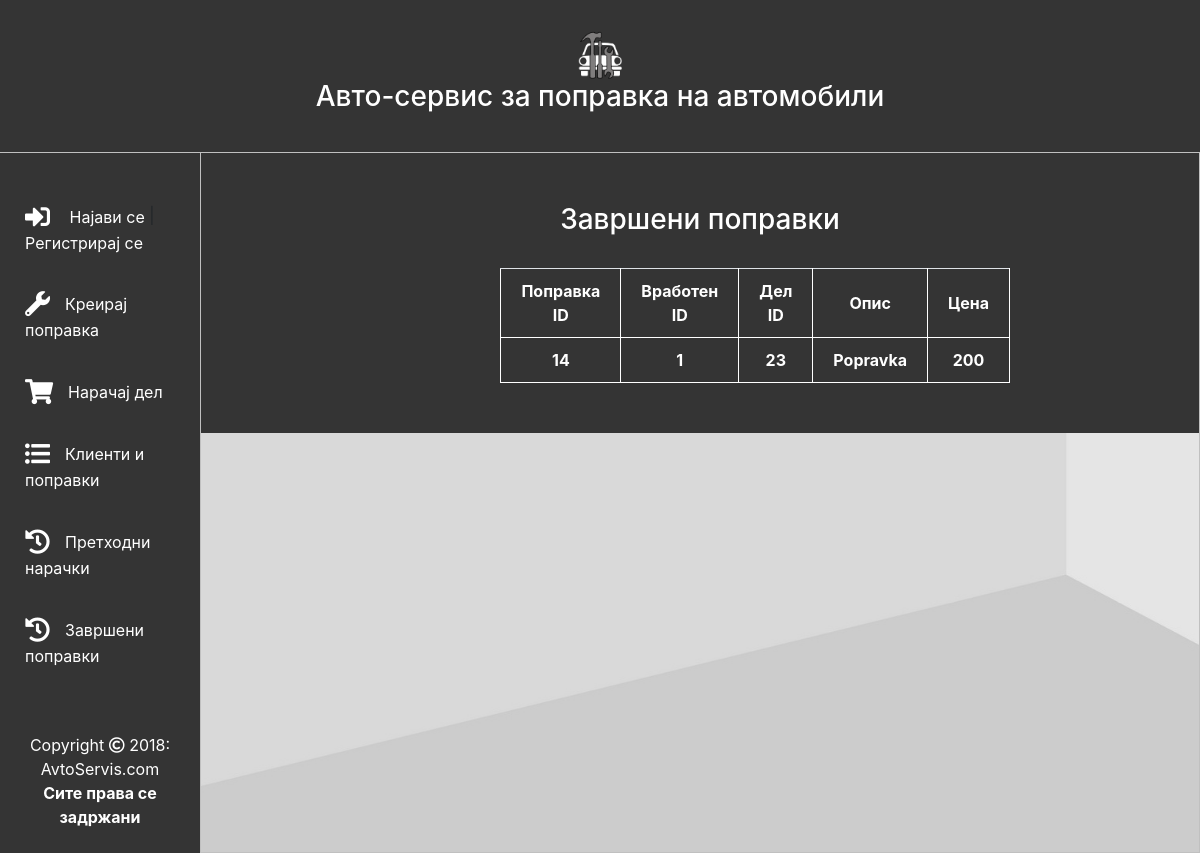
The app's page /other/zavrseniPopravki.php with its own data.
### tables this page shows
CREATE TABLE `popravka` (
  `PopravkaID` int(11) NOT NULL,
  `VrabotenID` int(11) NOT NULL,
  `Del_ID` int(11) NOT NULL,
  `Opis` varchar(255) NOT NULL,
  `Cena` varchar(255) NOT NULL,
  `Zavrsena` enum('0','1') NOT NULL
);

### other/zavrseniPopravki.php (the view, shortened to what this page needs)
<?php
	include '../php_includes/connect.php';
?>
<!DOCTYPE html>
<html>
<head>
	<link href="https://use.fontawesome.com/releases/v5.0.1/css/all.css" rel="stylesheet">
	<link href="https://stackpath.bootstrapcdn.com/bootstrap/4.1.0/css/bootstrap.min.css" rel="stylesheet">
	<link rel="stylesheet" type="text/css" href="../assets/css/index.css">
</head>
<body>
<div class="container-fluid title">
	<div class="row">
		<div class="col-lg-12 col-md-12 col-sm-12 col-xs-12 centered">
			<a href="http://localhost/Projects/Avtoservis/">
				<img class="logo" src="../assets/img/logo.png"><h3>Авто-сервис за поправка на автомобили</h3>
			</a>
		</div>
	</div>
</div>
<div class="container-fluid">
	<div class="row">
		<?php include '../php_includes/sidebar.php' ?>
		<div class="col-lg-10 col-md-12 col-sm-12 form1 fade-div">
			<div class=" col-lg-12 col-md-12 col-sm-12 form-group res-table">
				<h3>Завршени поправки</h3><br>
					<?php
					$sql = "SELECT PopravkaID, VrabotenID, Del_ID, Opis, Cena FROM popravka WHERE Zavrsena='1'";
					if ($query = mysqli_query($db, $sql)) {
						echo "<table class='tabela1 table'>";
						echo
						"
						<tr>
							<th>Поправка ID</th>
							<th>Вработен ID</th>
							<th>Дел ID</th>
							<th>Опис</th>
							<th>Цена</th>
						</tr>
						";
						while ($row = mysqli_fetch_array($query, MYSQLI_ASSOC)) {
							echo "<tr>";
							foreach ($row as $key) {
								echo "<th>".$key."</th>";
							}
							echo "</tr>";
						}
						echo "</table>";
					}
					else {
						echo "querry error!";
					}
					?>
		    </div>
		</div>
	</div>
</div>
</body>
</html>

### assets/css/index.css (style rules this page uses)
body, html { margin: 0!important; padding: 0!important; overflow-x: hidden; user-select: none; background: url('../img/background.jpg') fixed; background-repeat: no-repeat; background-size: cover; }
.centered { margin: 0 auto!important; text-align: center!important; }
.title { background: #343434; color: white; padding: 30px 0px 30px 0px!important; }
.logo { width: 50px; height: 50px; display: inline; }
.form1 { padding-left: 0px!important; padding-right: 0px!important; border: 1px solid silver; }
.tabela1 { margin: 0 auto!important; }
.tabela1 tr th { padding: 10px 20px; vertical-align: middle!important; }
.tabela1, tr, th { border: 1px solid white; vertical-align: middle!important; }
a { color: white!important; }
.res-table { background-color: rgba(52,52,52); text-align: center; color: white; padding: 50px 30%; }

### records on screen
popravka: PopravkaID "14", VrabotenID "1", Del_ID "23", Opis "Popravka", Cena "200"

### other values on screen
$user "Најави се"
$logout "Регистрирај се"
